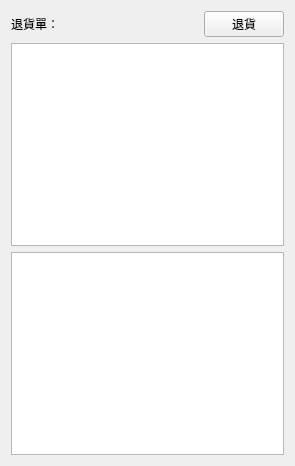
<?xml version="1.0" encoding="UTF-8"?>
<ui version="4.0">
 <class>Form</class>
 <widget class="QWidget" name="Form">
  <property name="geometry">
   <rect>
    <x>0</x>
    <y>0</y>
    <width>295</width>
    <height>466</height>
   </rect>
  </property>
  <property name="windowTitle">
   <string>Form</string>
  </property>
  <layout class="QVBoxLayout" name="verticalLayout">
   <item>
    <layout class="QHBoxLayout" name="horizontalLayout_10">
     <item>
      <widget class="QLabel" name="Returns_2">
       <property name="text">
        <string>退貨單：</string>
       </property>
      </widget>
     </item>
     <item>
      <widget class="QLabel" name="label_3">
       <property name="text">
        <string/>
       </property>
      </widget>
     </item>
     <item>
      <widget class="QLabel" name="label_4">
       <property name="text">
        <string/>
       </property>
      </widget>
     </item>
     <item>
      <widget class="QPushButton" name="Return_2">
       <property name="text">
        <string>退貨</string>
       </property>
      </widget>
     </item>
    </layout>
   </item>
   <item>
    <layout class="QGridLayout" name="gridLayout_5">
     <item row="2" column="0">
      <widget class="QListWidget" name="returnToFarm_2"/>
     </item>
     <item row="1" column="0">
      <widget class="QListWidget" name="returnList_2"/>
     </item>
    </layout>
   </item>
  </layout>
 </widget>
 <resources/>
 <connections/>
</ui>
